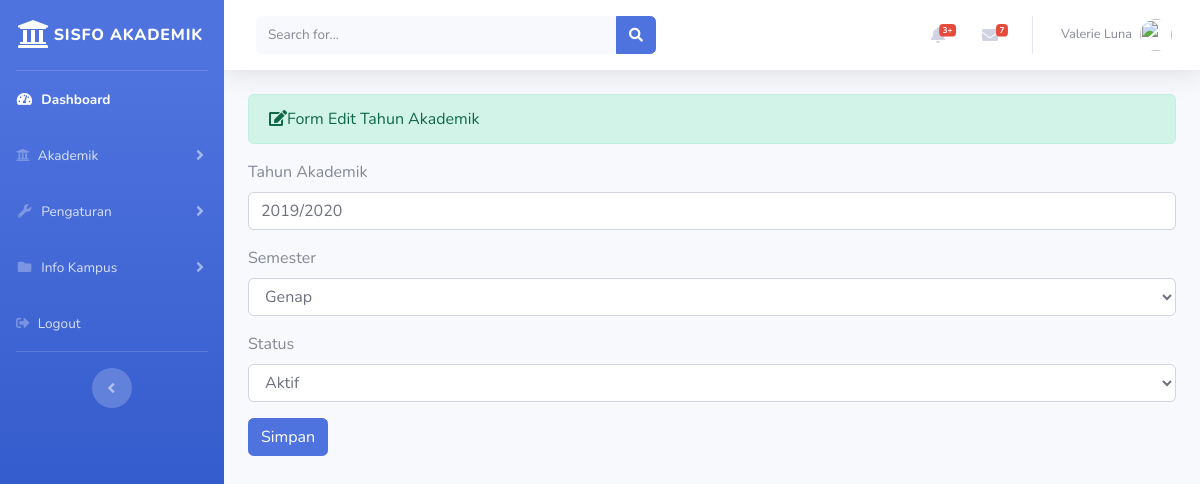
Screenshot of /index.php/administrator/tahun_akademik/update/1 with the database file from the repository.
### tables this page shows
CREATE TABLE `tahun_akademik` (
  `id_tahunakademik` int(11) NOT NULL,
  `tahun_akademik` varchar(20) NOT NULL,
  `semester` varchar(20) NOT NULL,
  `status` varchar(20) NOT NULL
);

### application/controllers/administrator/tahun_akademik.php (called while the page is built, shortened)
<?php
class Tahun_akademik extends CI_Controller {
	public function update($id)
	{
		$where = array('id_tahunakademik' => $id);
		$data['tahun_akademik'] = $this->tahunakademik_model->edit_data($where,'tahun_akademik')->result();
		$this->load->view('administrator/templates_administrator/header.php');
		$this->load->view('administrator/templates_administrator/sidebar.php');
		$this->load->view('administrator/tahunakademik_update', $data);
		$this->load->view('administrator/templates_administrator/footer.php');
	}
}

### index.php (called while the page is built, shortened)
<?php
require_once BASEPATH.'core/CodeIgniter.php';

### application/models/tahunakademik_model.php (called while the page is built, shortened)
<?php
class Tahunakademik_model extends CI_Model {
	public function edit_data($where,$table)
	{
		return $this->db->get_where($table,$where);
	}
}

### application/views/administrator/tahunakademik_update.php (the view, shortened to what this page needs)
<div class="container-fluid">
	<div class="alert alert-success" role="alert">
    	<i class="fas fa-edit"></i>Form Edit Tahun Akademik
  	</div>
  	<?php foreach ($tahun_akademik as $ta) : ?>
	<form method="post" action="<?php echo base_url('administrator/tahun_akademik/update_aksi') ?>">
		<div class="form-group">
			<label>Tahun Akademik</label>
			<input type="text" name="tahun_akademik" value="<?php echo $ta->tahun_akademik ?>" class="form-control">
		</div>
		<div class="form-group">
			<label>Semester</label>
			<select name="semester" class="form-control">
				<option><?php echo $ta->semester; ?></option>
			</select>
		</div>
		<div class="form-group">
			<label>Status</label>
			<select name="status" class="form-control">
				<option><?php echo $ta->status; ?></option>
			</select>
		</div>
		<button type="submit" class="btn btn-primary">Simpan</button>
	</form>
	<?php endforeach; ?>
</div>

### rows the page displays
tahun_akademik: tahun_akademik "2019/2020", semester "Genap", status "Aktif"
